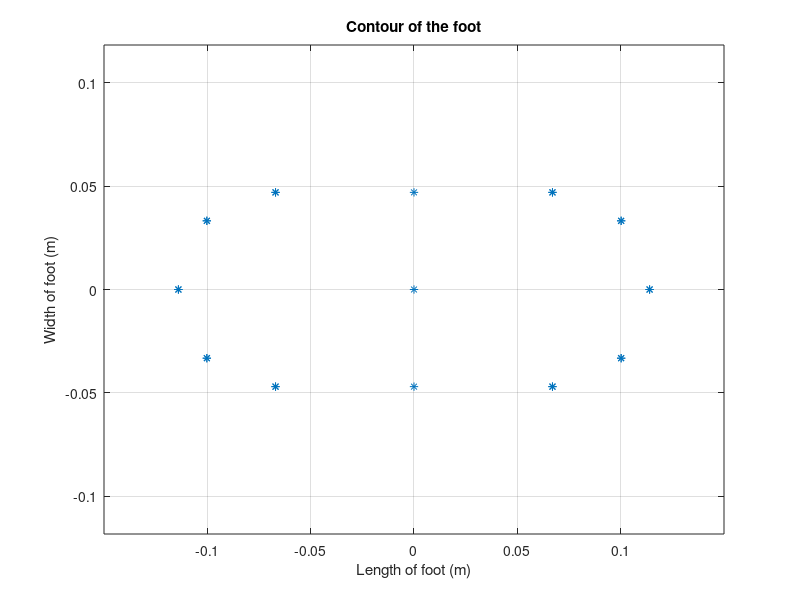

MATLAB code for this plot: (Note: this script raises an error after producing the figure.)
%% Contour of foot
LW=4; FN='Helvetica'; FS=20;
th1 = linspace(-pi/2,pi/2,5);
% th1 = -pi/2 : 0.7 : pi/2;
r1 = 47e-3.*[cos(th1) cos(th1); sin(th1) sin(th1); zeros(size(th1)), zeros(size(th1))]; % circle
th2 = linspace(pi/2,-pi/2,5);
% th2 = pi/2 : -0.7 : -pi/2;
r2 = 47e-3.*[-cos(th2) -cos(th2); sin(th2) sin(th2); zeros(size(th2)), zeros(size(th2))]; % circle
r1(1,:) = bsxfun(@plus,r1(1,:),134e-3/2); 
r2(1,:) = bsxfun(@minus,r2(1,:),134e-3/2);
% r = ([1 1 1; 1 1 -1; 1 -1 1; 1 -1 -1; -1 1 1; -1 1 -1; -1 -1 1; -1 -1 -1].*repmat([0.2 0.1 0],8,1).*0.5).';
% xx = linspace(-0.11,-0.03,2);

% xx = -0.07;
xx = 0;
% xx = -0.12:0.04:-0.02;
r3 = [repmat(xx,1,2);repmat(47e-3,1,length(xx)),repmat(-47e-3,1,length(xx));zeros(1,size(xx,2)*2)];
r = [r1,r2,r3,zeros(3,1)];

% figure; plot(r(1,:),r(2,:),'*','LineWidth',LW)
figure; plot(r(1,:),r(2,:),'*')
axis equal; grid on;
xlim([-0.15 0.15])
% set(gca,'FontSize', FS);
title('Contour of the foot')
xlabel('Length of foot (m)'); ylabel('Width of foot (m)')

%% Standing Impedance
LW=2; FN='Helvetica'; FS=20;
% load si_results_kdp_250_350
% load si_results_kdp_315_325

% Stiffness
figure; plot(1:length(Kdp),results.stiffness.kdplm,1:length(Kdp),Kdp,'LineWidth',LW)
ylabel('Stiffness (N-m/rad)')
xlabel('Simulation Number')
title('Stiffness Estimation for DP')
legend('Estimated Stiffness','Actual Stiffness','location','best')
set(gca,'FontSize', FS);

figure; plot(1:length(Kie),results.stiffness.kielm,1:length(Kie),Kie,'LineWidth',LW)
ylabel('Stiffness (N-m/rad)')
xlabel('Simulation Number')
title('Stiffness Estimation for IE')
legend('Estimated Stiffness','Actual Stiffness','location','best')
set(gca,'FontSize', FS);

figure; plot(1:length(Kdp),results.stiffness.errlm_dp,'LineWidth',LW)
ylabel('Percentage Error (%)')
xlabel('Simulation Number')
title('Percentage Error in Stiffness estimation in DP')
set(gca,'FontSize', FS);

figure; plot(1:length(Kie),results.stiffness.errlm_ie,'LineWidth',LW)
ylabel('Percentage Error (%)')
xlabel('Simulation Number')
title('Percentage Error in Stiffness estimation in IE')
set(gca,'FontSize', FS);

figure; plot(1:length(Kdp),results.stiffness.rsq_dp,'LineWidth',LW)
ylabel('R^2')
xlabel('Simulation Number')
title('R^2 for Stiffness estimation in DP')
set(gca,'FontSize', FS);

figure; plot(1:length(Kie),results.stiffness.rsq_ie,'LineWidth',LW)
ylabel('R^2')
xlabel('Simulation Number')
title('R^2 for Stiffness estimation in IE')
set(gca,'FontSize', FS);

% % Damping
% figure; plot(1:length(Bdp),results.damping.bdplm,1:length(Bdp),Bdp,'LineWidth',LW)
% ylabel('Damping (N-m-s/rad)')
% xlabel('Simulation Number')
% title('Damping Estimation for DP')
% legend('Estimated Damping','Actual Damping','location','best')
% set(gca,'FontSize', FS);
% 
% figure; plot(1:length(Bie),results.damping.bielm,1:length(Bie),Bie,'LineWidth',LW)
% ylabel('Damping (N-m-s/rad)')
% xlabel('Simulation Number')
% title('Damping Estimation for IE')
% legend('Estimated Damping','Actual Damping','location','best')
% set(gca,'FontSize', FS);
% 
% figure; plot(1:length(Bdp),results.damping.errlm_dp,'LineWidth',LW)
% ylabel('Percentage Error (%)')
% xlabel('Simulation Number')
% title('Percentage Error in Damping estimation in DP')
% set(gca,'FontSize', FS);
% 
% figure; plot(1:length(Bie),results.damping.errlm_ie,'LineWidth',LW)
% ylabel('Percentage Error (%)')
% xlabel('Simulation Number')
% title('Percentage Error in Damping estimation in IE')
% set(gca,'FontSize', FS);
% 
% figure; plot(1:length(Bdp),results.damping.rsq_dp,'LineWidth',LW)
% ylabel('R-square')
% xlabel('Simulation Number')
% title('R-square of linear fit for Damping estimation in DP')
% set(gca,'FontSize', FS);
% 
% figure; plot(1:length(Bie),results.damping.rsq_ie,'LineWidth',LW)
% ylabel('R-square')
% xlabel('Simulation Number')
% title('R-square of linear fit for Damping estimation in IE')
% set(gca,'FontSize', FS);

%% PID Control
% load pid_results_0.1.mat
tf = angle_dp_out.time;
results.ankle = struct('ang_dp', angle_dp_out.signals.values,'ang_ie', angle_ie_out.signals.values,...
           'vel_dp',vel_dp.signals.values,'vel_ie',vel_ie.signals.values,... 
           'acc_dp',acc_dp.signals.values,'acc_ie',acc_ie.signals.values);
results.shin = struct('trans', trans_shin.signals.values, 'quat', quat_shin.signals.values);
results.foot = struct('trans', trans_foot.signals.values, 'quat', quat_foot.signals.values,...
    'acc',acc_foot.signals.values);
results.fplate = struct('trans', trans_fp.signals.values, 'quat', quat_fp.signals.values,...
    'torques', fp_torque_out.signals.values, 'forces', fp_force_out.signals.values);

[~, ~, ankle_ej.trans, ~] = est_joint(results.shin, results.foot);

fpForce = quatrotate(quatinv(results.fplate.quat), results.fplate.forces);
fpTorque = quatrotate(quatinv(results.fplate.quat), results.fplate.torques);

torque = cross(results.fplate.trans - ankle_ej.trans, fpForce) + fpTorque;
% torque = cross(results.fplate.trans - ankle_trans_out.signals.values, fpForce) + fpTorque;

% Torque
ankle_torque = repmat(ankle.torque,step,1); %Input torque
% smoothing
ankle_torque = smoothing(ankle_torque,pp);
ankle_torque = curve_smooth(ankle_torque);

ti_tor = (0:1/fs:(length(ankle_torque)-1)/fs).';
% figure; plot(ti_tor,ankle_torque)

% DP Torque
figure; plot(tf,tt_dp.signals.values(:,3))
hold on;
plot(tf,torque(:,3))
hold on;
plot(ti_tor,ankle_torque(:,3))
xlabel('Simulation Time (sec)')
ylabel('Torque (N-m)')
legend('Ankle Joint','Calculation','Actual','location','best')
title('Ankle Torque in DP')

% IE Torque
figure; plot(tf,-tt_ie.signals.values(:,3))
hold on;
plot(tf,-torque(:,1))
hold on;
plot(ti_tor,ankle_torque(:,1))
xlabel('Simulation Time (sec)')
ylabel('Torque (N-m)')
legend('Ankle Joint','Calculation','Actual','location','best')
title('Ankle Torque in IE')

% Ankle Translation Trajectory
figure; plot(tf,ankle_trans_out.signals.values)
hold on;
plot(ti,ankle_trans_in.signals.values)
xlabel('Simulation Time (sec)')
ylabel('Displacement (m)')
legend('Simulated-X','Simulated-Y','Simulated-Z','Actual-X','Actual-Y','Actual-Z','location','best')
title('Ankle Translation Trajectory')
% % Ankle Translation Error
% trans_in = interp1(ti,ankle_trans_in.signals.values,tf);
% perr_trans = abs(ankle_trans_out.signals.values - trans_in)/abs(trans_in)*100;
% figure; plot(tf,perr_trans)
% xlabel('Simulation Time (sec)')
% ylabel('Percentage Error(%)')
% legend('Displacement in X','Displacement in Y','Displacement in Z','location','best')
% title('Percentage Error in Ankle Translation Trajectory')

% Ankle Angular Trajectory
figure; plot(tf,angle_dp_out.signals.values)
hold on;
plot(ti,ankle_angles_in.signals.values(:,2))
hold on;
plot(tf,angle_ie_out.signals.values)
hold on;
plot(ti,ankle_angles_in.signals.values(:,1))
xlabel('Simulation Time (sec)')
ylabel('Ankle Angle (rad)')
legend('Simulated-DP','Actual-DP','Simulated-IE','Actual-IE','location','best')
title('Ankle Angular Trajectory')

%% Impedance Control
% load pid_results_0.1.mat
tf = angle_dp_out.time;
results.ankle = struct('ang_dp', angle_dp_out.signals.values,'ang_ie', angle_ie_out.signals.values,...
           'vel_dp',vel_dp.signals.values,'vel_ie',vel_ie.signals.values,... 
           'acc_dp',acc_dp.signals.values,'acc_ie',acc_ie.signals.values);
results.shin = struct('trans', trans_shin.signals.values, 'quat', quat_shin.signals.values);
results.foot = struct('trans', trans_foot.signals.values, 'quat', quat_foot.signals.values,...
    'acc',acc_foot.signals.values);
results.fplate = struct('trans', trans_fp.signals.values, 'quat', quat_fp.signals.values,...
    'torques', fp_torque_out.signals.values, 'forces', fp_force_out.signals.values);

[~, ~, ankle_ej.trans, ~] = est_joint(results.shin, results.foot);

fpForce = quatrotate(quatinv(results.fplate.quat), results.fplate.forces);
fpTorque = quatrotate(quatinv(results.fplate.quat), results.fplate.torques);

torque = cross(results.fplate.trans - ankle_ej.trans, fpForce) + fpTorque;
% torque = cross(results.fplate.trans - ankle_trans_out.signals.values, fpForce) + fpTorque;

% Torque
ankle_torque = repmat(ankle.torque,nstep,1); %Input torque
% smoothing
ankle_torque = smoothing(ankle_torque,pp);
ankle_torque = curve_smooth(ankle_torque);

ti_tor = (0:1/fs:(length(ankle_torque)-1)/fs).';
% figure; plot(ti_tor,ankle_torque)

% DP Torque
figure; plot(tf,tt_dp.signals.values(:,3))
hold on;
plot(tf,torque(:,3))
hold on;
plot(ti_tor,ankle_torque(:,3))
xlabel('Simulation Time (sec)')
ylabel('Torque (N-m)')
legend('Ankle Joint','Calculation','Actual','location','best')
title('Ankle Torque in DP')

% IE Torque
figure; plot(tf,tt_ie.signals.values(:,3))
hold on;
plot(tf,-torque(:,1))
hold on;
plot(ti_tor,ankle_torque(:,1))
xlabel('Simulation Time (sec)')
ylabel('Torque (N-m)')
legend('Ankle Joint','Calculation','Actual','location','best')
title('Ankle Torque in IE')

% Ankle Translation Trajectory
figure; plot(tf,ankle_trans_out.signals.values)
hold on;
plot(ti,ankle_trans_in.signals.values)
xlabel('Simulation Time (sec)')
ylabel('Displacement (m)')
legend('Simulated-X','Simulated-Y','Simulated-Z','Actual-X','Actual-Y','Actual-Z','location','best')
title('Ankle Translation Trajectory')
% % Ankle Translation Error
% trans_in = interp1(ti,ankle_trans_in.signals.values,tf);
% perr_trans = abs(ankle_trans_out.signals.values - trans_in)/abs(trans_in)*100;
% figure; plot(tf,perr_trans)
% xlabel('Simulation Time (sec)')
% ylabel('Percentage Error(%)')
% legend('Displacement in X','Displacement in Y','Displacement in Z','location','best')
% title('Percentage Error in Ankle Translation Trajectory')

% Ankle Angular Trajectory
figure; plot(tf,angle_dp_out.signals.values)
hold on;
plot(ti,ankle_angles_in.signals.values(:,2))
hold on;
plot(tf,angle_ie_out.signals.values)
hold on;
plot(ti,ankle_angles_in.signals.values(:,1))
xlabel('Simulation Time (sec)')
ylabel('Ankle Angle (rad)')
legend('Simulated-DP','Actual-DP','Simulated-IE','Actual-IE','location','best')
title('Ankle Angular Trajectory')

